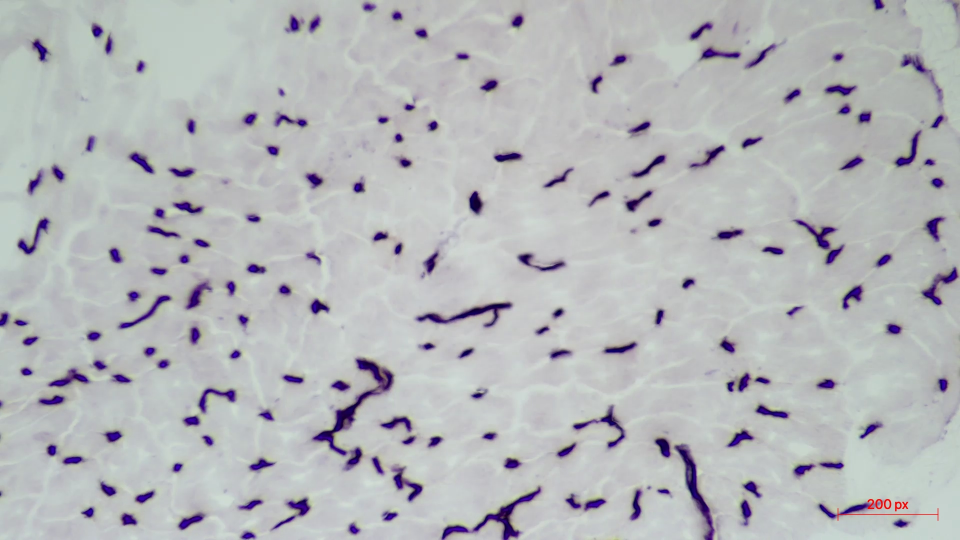
#> input picture Image Analysis/11.jpg, 1920 x 1080 px (shown at 1/2 size)
$ jupyter execute --allow-errors image_seg_ALK.ipynb
#> lines starting #> are read from the running program, lines starting #| are printed output that depends on the picture
RGB to Haematoxylin-Eosin-DAB (HED) color space conversion followed by nuclei segmentation
and analysis

separate the immunohistochemical (IHC) staining from the hematoxylin counterstaining
The IHC staining expression of the FHL2 protein is here revealed with diaminobenzidine (DAB) which gives a brown color.

A. C. Ruifrok and D. A. Johnston, “Quantification of histochemical staining by color deconvolution,” Analytical and quantitative cytology and histology / the International Academy of Cytology [and] American Society of Cytology, vol. 23, no. 4, pp. 291-9, Aug. 2001. PMID: 11531144

https://scikit-image.org/docs/dev/auto_examples/color_exposure/plot_ihc_color_separation.html#sphx-glr-auto-examples-color-exposure-plot-ihc-color-separation-py

Try WSI datasets from here
https://zenodo.org/record/1485967#.Yd31lv7MKbh
https://www.wouterbulten.nl/blog/tech/peso-dataset-whole-slide-image-prosate-cancer/

[cell 1]
import numpy as np
import matplotlib.pyplot as plt
import pandas as pd
import pyclesperanto_prototype as cle

from skimage.io import imread, imsave, imshow
from skimage import data, io, img_as_ubyte
from skimage.color import rgb2hed, hed2rgb
from skimage.exposure import rescale_intensity

from PIL import Image
from PIL import Image, ImageOps

[cell 2]
def color_separate(ihc_rgb):

    #Convert the RGB image to HED using the prebuilt skimage method

    ihc_hed = rgb2hed(ihc_rgb)

    # Create an RGB image for each of the separated stains
    # Convert them to ubyte for easy saving to drive as an image

    null = np.zeros_like(ihc_hed[:, :, 0])
    ihc_h = img_as_ubyte(hed2rgb(np.stack((ihc_hed[:, :, 0], null, null), axis=-1)))
    ihc_e = img_as_ubyte(hed2rgb(np.stack((null, ihc_hed[:, :, 1], null), axis=-1)))
    ihc_d = img_as_ubyte(hed2rgb(np.stack((null, null, ihc_hed[:, :, 2]), axis=-1)))

    # Optional fun exercise of combining H and DAB stains into a single image with fluorescence look

    h = rescale_intensity(ihc_hed[:, :, 0], out_range=(0, 1),
                          in_range=(0, np.percentile(ihc_hed[:, :, 0], 99)))
    d = rescale_intensity(ihc_hed[:, :, 2], out_range=(0, 1),
                          in_range=(0, np.percentile(ihc_hed[:, :, 2], 99)))

    # Cast the two channels into an RGB image, as the blue and green channels
    # Convert to ubyte for easy saving as image to local drive

    zdh = img_as_ubyte(np.dstack((null, d, h))) #DAB in green and H in Blue

    return (ihc_h, ihc_e, ihc_d, zdh)

## Before I perform computations on an image, I like to look at the image within Jupyter
### We do not need to do this for every image, but it is a good idea to spot check your work as you go!

## Read-in your image:

[cell 3]
# read in raw image
rgb = imread("11.jpg")
#> rgb is the input picture: shape (1080, 1920, 3); mean R, G, B 181.3, 182.9, 185.7

## View your image

[cell 4]
imshow(rgb)

## Look at the image shape.
### This is another form of quality control to check on before performing calculations.

[cell 5]
# image is 1080 pixels high, 1920 pixels wide, and has 3 channels.
y = rgb.shape
#> y = (1080, 1920, 3)
y
#> Out = (1080, 1920, 3)

[cell 6]
height_of_image = y[0]
#> height_of_image = 1080
height_of_image
#> Out = 1080

[cell 7]
width_of_image = y[1]
#> width_of_image = 1920
width_of_image
#> Out = 1920

[cell 8]
# This code calculates the total PIXEL area of the image.  We will use this later!
image_pixel_area = height_of_image * width_of_image
#> image_pixel_area = 2073600
image_pixel_area
#> Out = 2073600

# ---------------------------------------------------------------------------------

# This is the process I follow to obtain area measurements off of a stained microscope image.

## 1. Read-in image

[cell 9]
# read in raw image
rgb2 = imread("11.jpg")

## 2a. Convert the image from RGB to HED using skimage

[cell 10]
# Convert the RGB image to HED using the prebuilt skimage method
hed = rgb2hed(rgb2)
#> hed: shape (1080, 1920, 3) float64; mean of channels 0, 1, 2 0.0334, 0.0137, 0.0187

[cell 11]
# Create an RGB image for each of the separated stains
# Convert them to ubyte for easy saving to drive as an image

null = np.zeros_like(hed[:, :, 0])
h = img_as_ubyte(hed2rgb(np.stack((hed[:, :, 0], null, null), axis=-1)))
#> h: shape (1080, 1920, 3); mean of channels 0, 1, 2 193, 189.2, 224.2


#e = img_as_ubyte(hed2rgb(np.stack((null, hed[:, :, 1], null), axis=-1)))
#d = img_as_ubyte(hed2rgb(np.stack((null, null, hed[:, :, 2]), axis=-1)))

[cell 12]
h = rescale_intensity(hed[:, :, 0], out_range=(0, 1), in_range=(0, np.percentile(hed[:, :, 0], 99)))
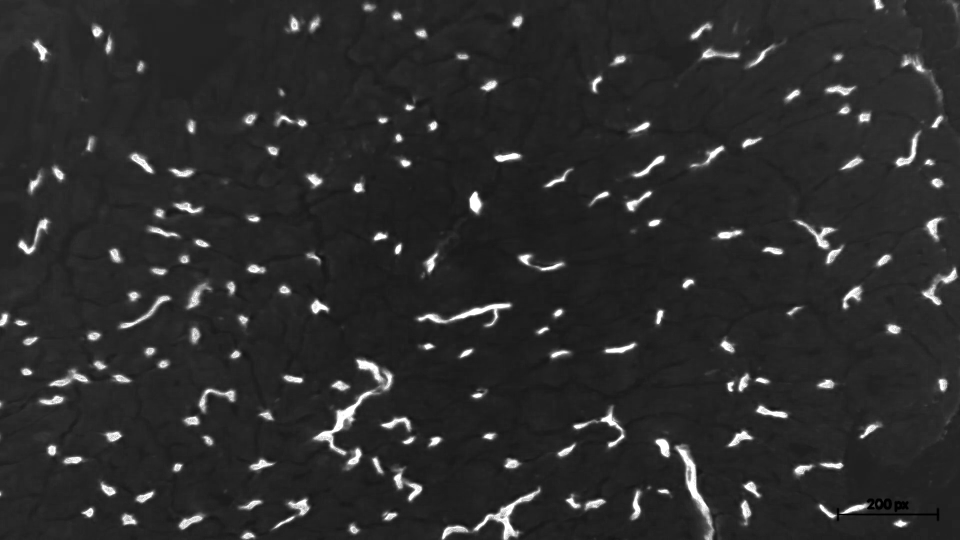
#> h: shape (1080, 1920) float64 (shown at 1/2 size); min 0, max 1, mean 0.177

#d = rescale_intensity(ihc_hed[:, :, 2], out_range=(0, 1), in_range=(0, np.percentile(ihc_hed[:, :, 2], 99)))

[cell 13]
plt.imshow(h)

## 2b. Here is the way I more frequently convert an image to HED:

[cell 14]
rgb3 = imread("11.jpg")

[cell 15]
H,E,D,HD = color_separate(rgb3)
#> in color_separate, `ihc_e = img_as_ubyte(hed2rgb(np.stack((null, ihc_hed[:, :, 1], null), ..`: ihc_e: shape (1080, 1920, 3); mean of channels 0, 1, 2 252.6, 248.3, 251.9
#> in color_separate, `ihc_d = img_as_ubyte(hed2rgb(np.stack((null, null, ihc_hed[:, :, 2]), ..`: ihc_d: shape (1080, 1920, 3); mean of channels 0, 1, 2 237.9, 220.5, 209.1
#> in color_separate, `d = rescale_intensity(ihc_hed[:, :, 2], out_range=(0, 1), in_range=(0,..`:
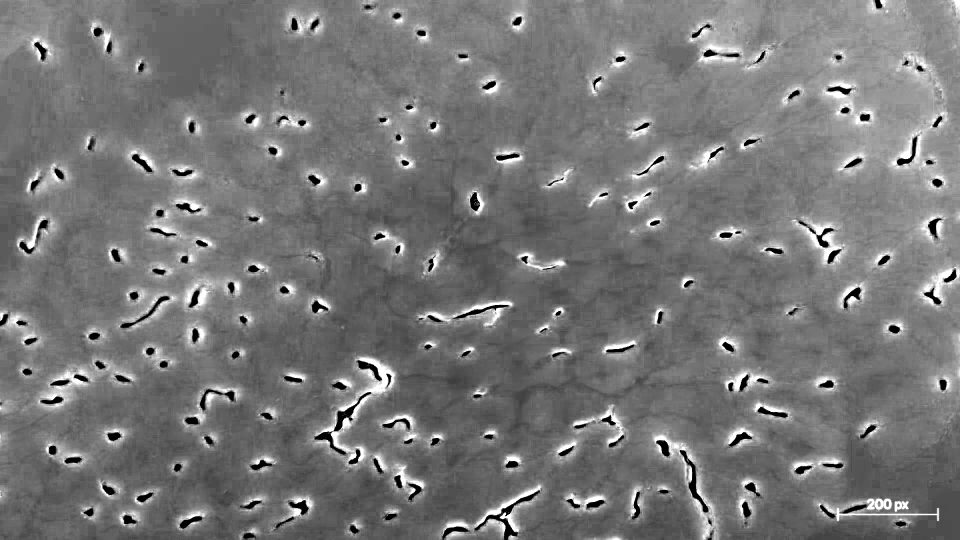
#> d: shape (1080, 1920) float64 (shown at 1/2 size); min 0, max 1, mean 0.469
#> in color_separate, `zdh = img_as_ubyte(np.dstack((null, d, h)))`: zdh: shape (1080, 1920, 3); mean of channels 0, 1, 2 0, 119.6, 45.3

[cell 16]
plt.imshow(H)

## 3. Invert the image.
### We will be performing computations on the inverted image!

[cell 17]
# Invert the image
input_image = np.invert(H[:,:,2])
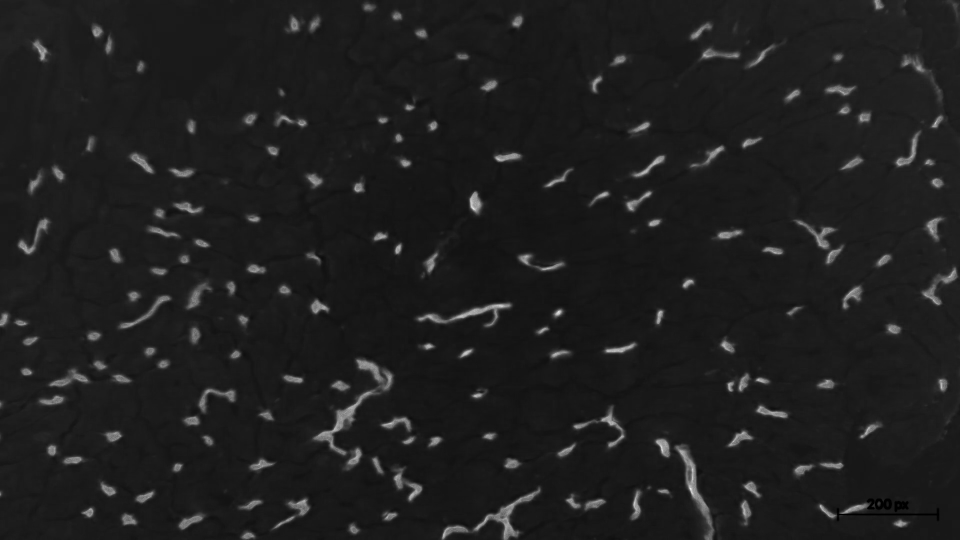
#> input_image: shape (1080, 1920) (shown at 1/2 size); min 0, max 255, mean 30.8

## 4. Normalize the image

[cell 18]
norm_img = input_image / input_image.max()

## 5. View the inverted image

[cell 19]
# View the image using a gray color map
plt.imshow(norm_img, cmap = 'gray')

[cell 20]
# View the original inverted image, no grayscale
plt.imshow(input_image)

### View the image again (sanity check) and save it for downstream analyses

[cell 21]
cle.imshow(input_image)
#> (this line was passed over: pyclesperanto_prototype is not available in this run)
# Save your images
plt.imsave('H_img.jpg', input_image)
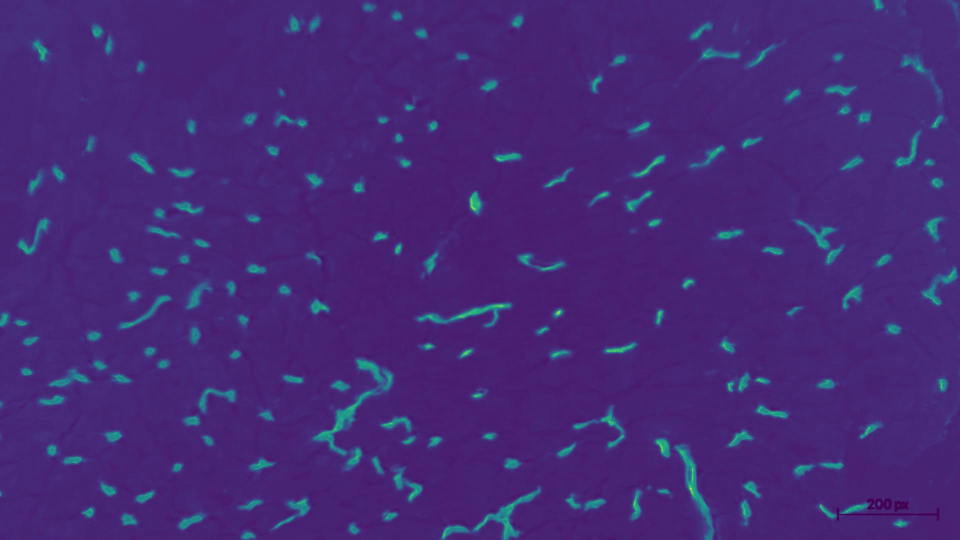
#> saved as H_img.jpg: shape (1080, 1920, 3) (shown at 1/2 size); mean R, G, B 69.6, 42, 118.6

## 6. Segmentation using Voronoi-Otsu labeling

[cell 22]
######################################################################################
# Segmentation using Voronoi-Otsu labeling                                           #
# For installation instructions of the package, please refer to the following link   #
# https://github.com/clEsperanto/pyclesperanto_prototype                             #
######################################################################################

[cell 23]
# These variables are used to apply a mask to the stained image.  Play with these numbers under you
# feel they represent what objects in the slide image you wish to measure.  I set both variables to 1,
# the smallest amount they can set to.  This should be a very conservative approach.
sigma_spot_detection = 1
sigma_outline = 1

#> (a cell that did not finish here is left out)

#> (a cell that did not finish here is left out)

## 7. Import image data into a Pandas dataframe

#> (a cell that did not finish here is left out)

#> (a cell that did not finish here is left out)

#> (a cell that did not finish here is left out)

#> (a cell that did not finish here is left out)

#> (a cell that did not finish here is left out)

#> (a cell that did not finish here is left out)

#> (a cell that did not finish here is left out)

#> (a cell that did not finish here is left out)

#> (a cell that did not finish here is left out)

#> (a cell that did not finish here is left out)

[cell 36]
# Use the total pixel area calculate above:
total_pixel_area = image_pixel_area
#> total_pixel_area = 2073600
total_pixel_area
#> Out = 2073600
